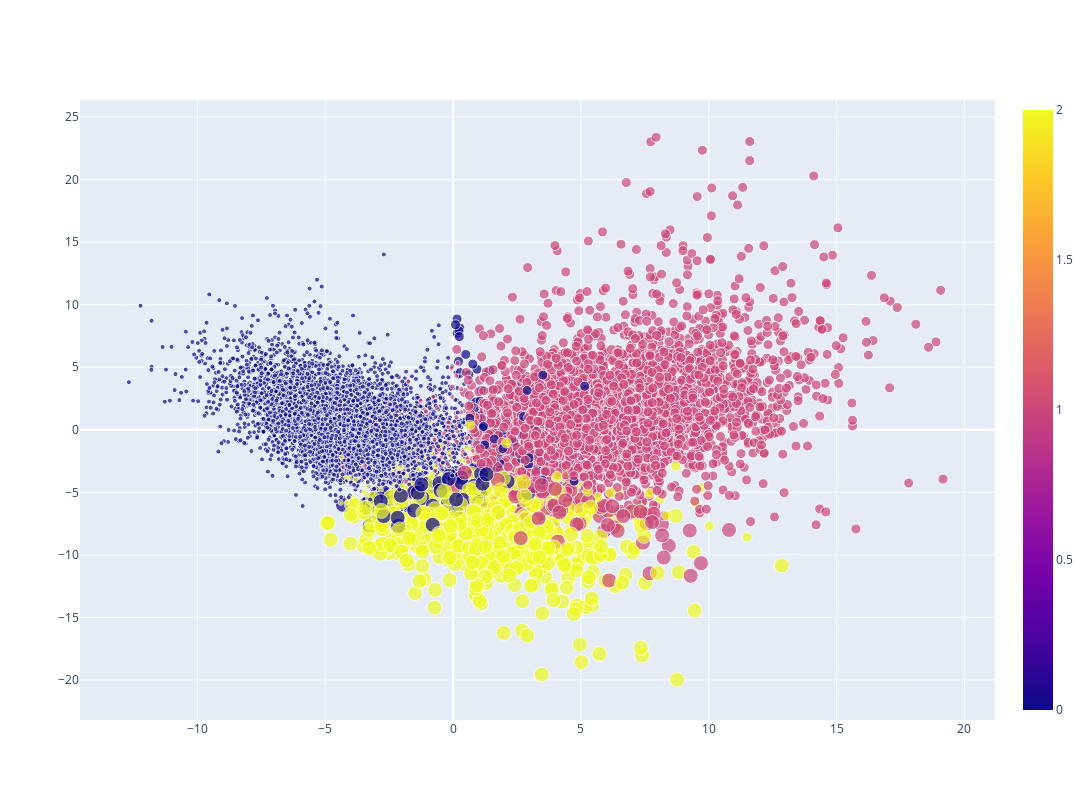

The notebook cell this image was saved under:
### Code cell
fig = go.Figure()
fig.add_trace(go.Scatter(x=df_epi["pca_0"], y=df_epi["pca_1"], mode='markers', text=df_epi["pred"], marker=dict(color=df_epi["patch_class"], size=(df_epi["pred"]+1)*5, showscale=True)))
fig.update_layout(
    autosize=False,
    width=1200,
    height=800
)
fig

### Figure 1 — Plotly figure (JSON) as saved in the notebook; plotly's stock layout.template omitted (floating-point values rounded to 4 significant figures; data arrays with more than 128 entries replaced by an {"elided": "..."} marker saying what was removed)
{"data": [{"marker": {"color": {"elided": "9636 int values"}, "showscale": true, "size": {"elided": "9636 int values"}}, "mode": "markers", "text": {"elided": "9636 int values"}, "type": "scatter", "x": {"elided": "9636 float values"}, "y": {"elided": "9636 float values"}}], "layout": {"autosize": false, "height": 800, "width": 1200, "xaxis": {"autorange": true, "range": [-14.57, 21.17], "type": "linear"}, "yaxis": {"autorange": true, "range": [-23.21, 26.37], "type": "linear"}}}
